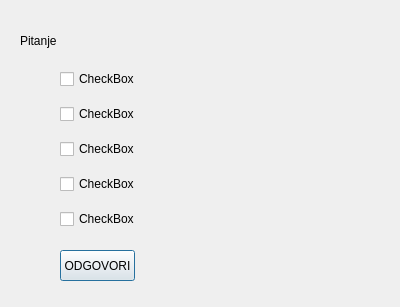
<?xml version="1.0" encoding="UTF-8"?>
<ui version="4.0">
 <class>QuestionCHb</class>
 <widget class="QDialog" name="QuestionCHb">
  <property name="geometry">
   <rect>
    <x>0</x>
    <y>0</y>
    <width>400</width>
    <height>307</height>
   </rect>
  </property>
  <property name="windowTitle">
   <string>Dialog</string>
  </property>
  <widget class="QLabel" name="label">
   <property name="geometry">
    <rect>
     <x>20</x>
     <y>20</y>
     <width>361</width>
     <height>41</height>
    </rect>
   </property>
   <property name="text">
    <string>Pitanje</string>
   </property>
  </widget>
  <widget class="QPushButton" name="pushButton">
   <property name="geometry">
    <rect>
     <x>60</x>
     <y>250</y>
     <width>75</width>
     <height>31</height>
    </rect>
   </property>
   <property name="text">
    <string>ODGOVORI</string>
   </property>
  </widget>
  <widget class="QWidget" name="">
   <property name="geometry">
    <rect>
     <x>60</x>
     <y>60</y>
     <width>171</width>
     <height>181</height>
    </rect>
   </property>
   <layout class="QVBoxLayout" name="verticalLayout">
    <item>
     <widget class="QCheckBox" name="checkBox">
      <property name="text">
       <string>CheckBox</string>
      </property>
     </widget>
    </item>
    <item>
     <widget class="QCheckBox" name="checkBox_2">
      <property name="text">
       <string>CheckBox</string>
      </property>
     </widget>
    </item>
    <item>
     <widget class="QCheckBox" name="checkBox_3">
      <property name="text">
       <string>CheckBox</string>
      </property>
     </widget>
    </item>
    <item>
     <widget class="QCheckBox" name="checkBox_4">
      <property name="text">
       <string>CheckBox</string>
      </property>
     </widget>
    </item>
    <item>
     <widget class="QCheckBox" name="checkBox_5">
      <property name="text">
       <string>CheckBox</string>
      </property>
     </widget>
    </item>
   </layout>
  </widget>
 </widget>
 <resources/>
 <connections/>
</ui>
